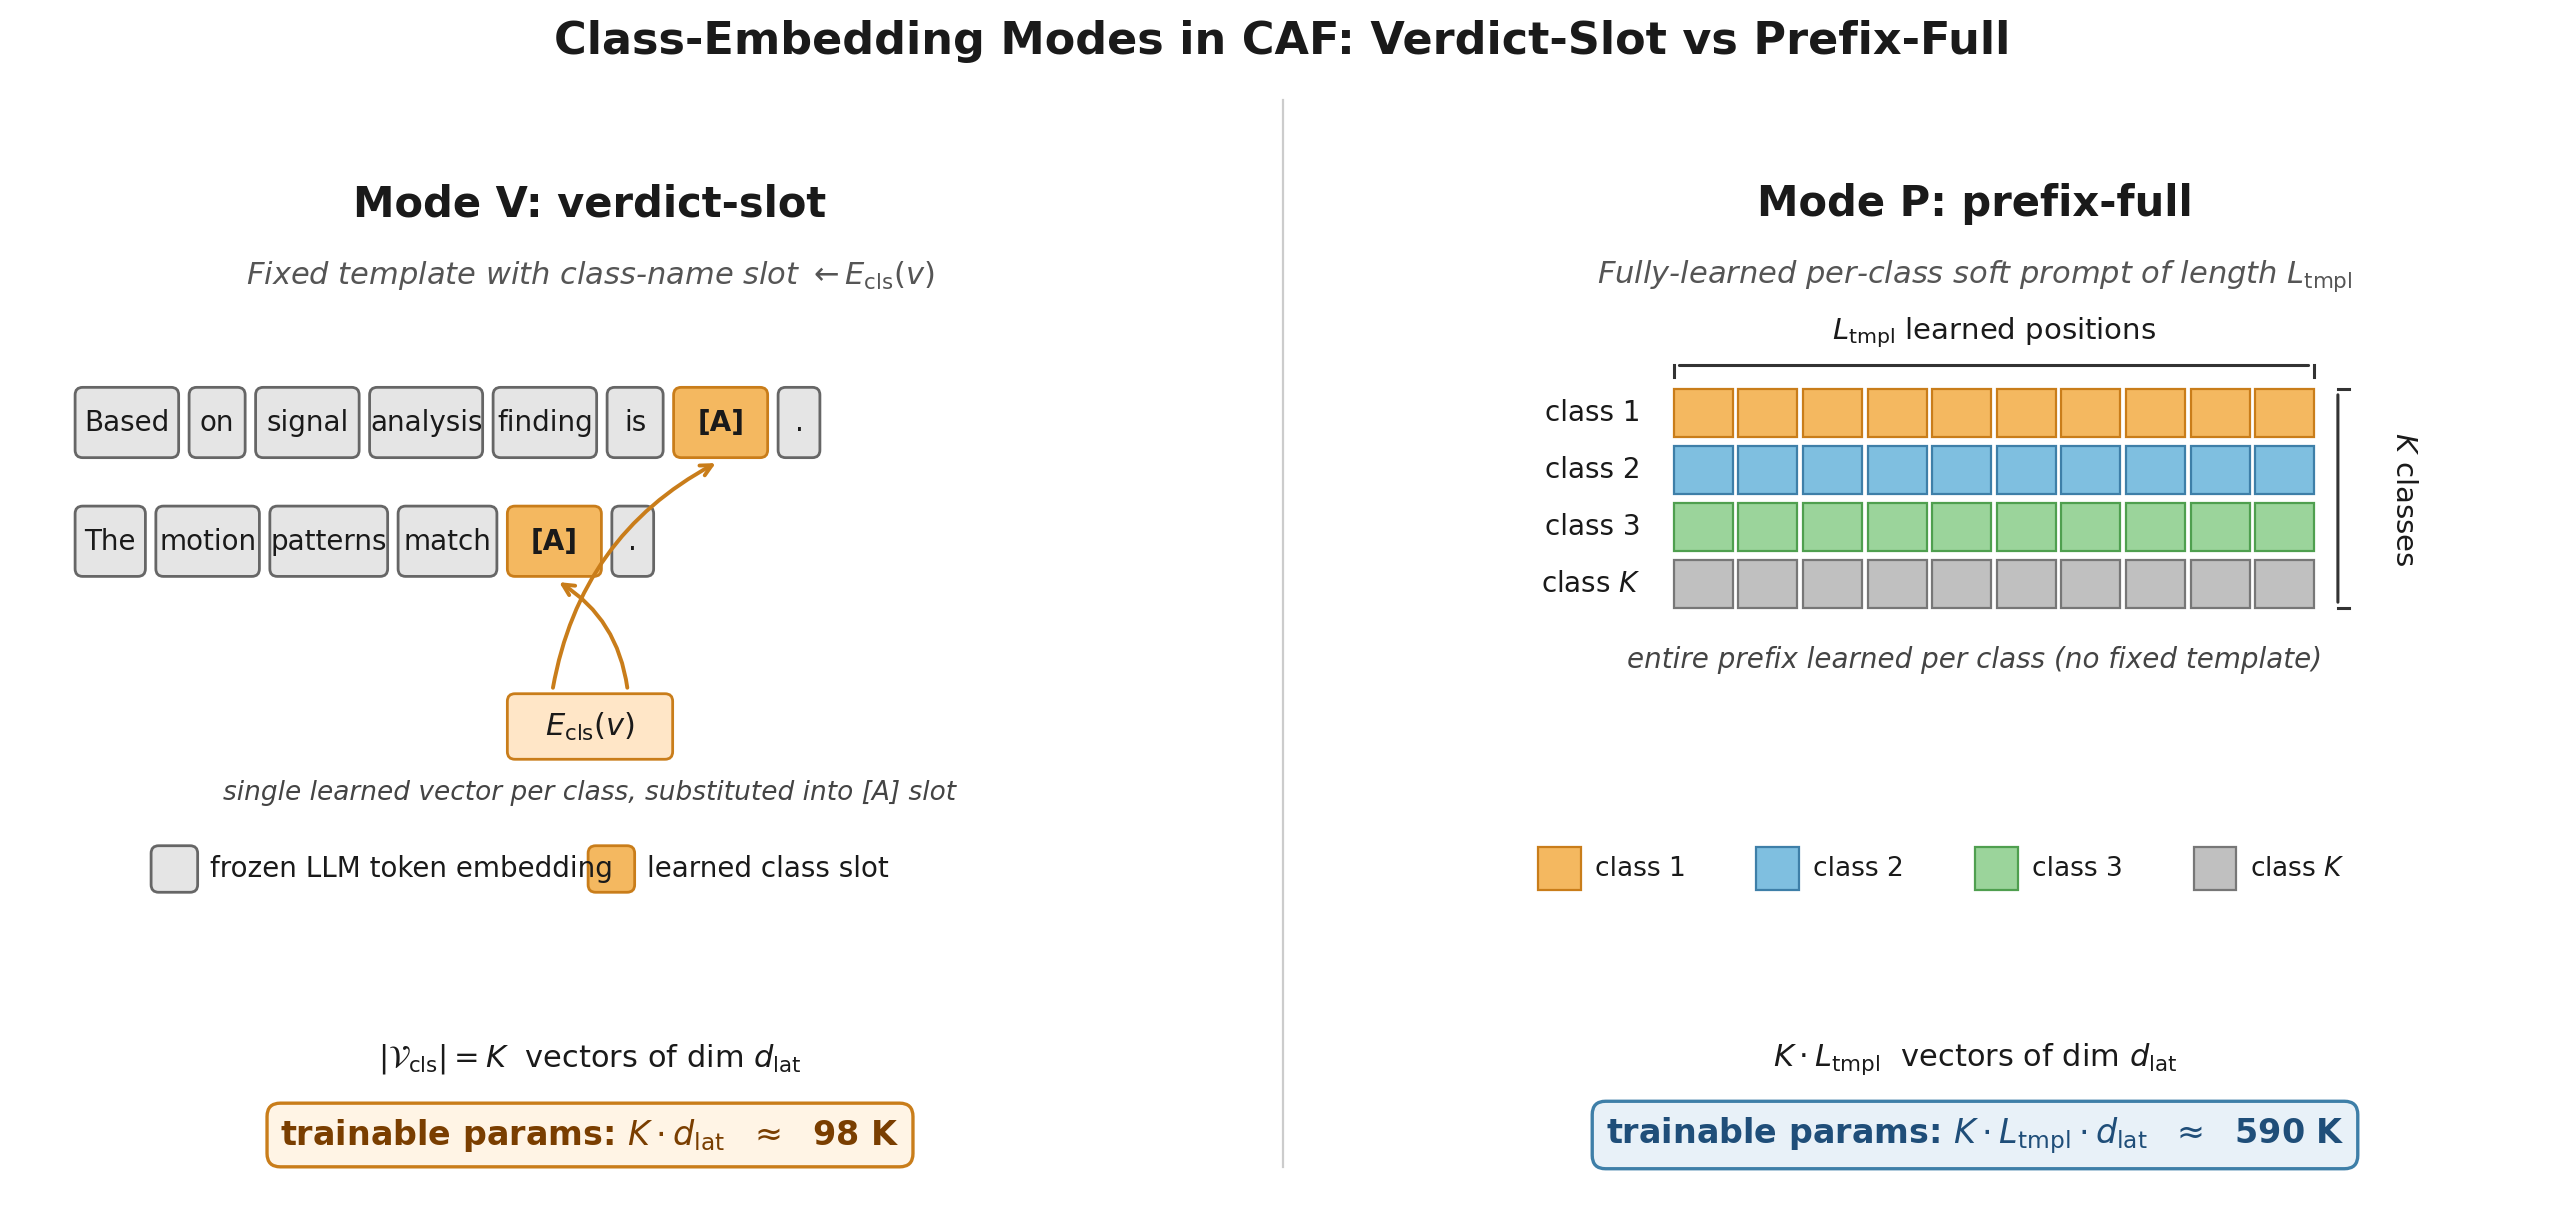

Source code (Python):
"""
fig_004: Mode V vs Mode P Class Embeddings
Side-by-side comparison of verdict-slot (Mode V) and prefix-full (Mode P)
class embeddings in CAF.
"""

import matplotlib.pyplot as plt
import matplotlib.patches as mpatches
from matplotlib.patches import FancyBboxPatch, Rectangle

OUT_PATH = "/home/wangni/notion-figures/classifier-aware-flamingo-caf-a-shared-projector-architectur/fig_004.png"

# Color palette
COL_FIXED = "#E5E5E5"        # fixed template token (gray)
COL_FIXED_EDGE = "#666666"
COL_SLOT = "#F4B860"          # learned class-slot in Mode V (orange)
COL_SLOT_EDGE = "#C97D1A"
COL_CLASS = ["#F4B860", "#7FBFE0", "#9BD49B", "#C0C0C0"]  # K classes in Mode P
COL_CLASS_EDGE = ["#C97D1A", "#3E7FA8", "#4F9F4F", "#777777"]
TEXT_COLOR = "#1A1A1A"

fig, (axL, axR) = plt.subplots(1, 2, figsize=(14, 6.2), dpi=200)
fig.patch.set_facecolor("white")

# Shared y range: 0 (top, title) -> -22 (bottom, params)
Y_TOP = 1.0
Y_BOT = -10.0
for ax in (axL, axR):
    ax.set_xlim(-1, 11)
    ax.set_ylim(Y_BOT, Y_TOP)
    ax.set_aspect("equal")
    ax.axis("off")
    ax.set_facecolor("white")

# ---------------------------------------------------------------
# Helper to draw a rounded token
# ---------------------------------------------------------------
def draw_token(ax, x, y, w, h, text, face, edge, fontsize=10, weight="normal",
               text_color=TEXT_COLOR):
    box = FancyBboxPatch(
        (x, y - h / 2.0), w, h,
        boxstyle="round,pad=0.02,rounding_size=0.08",
        linewidth=1.0, facecolor=face, edgecolor=edge,
    )
    ax.add_patch(box)
    ax.text(x + w / 2.0, y, text, ha="center", va="center",
            fontsize=fontsize, color=text_color, weight=weight)

# ===============================================================
# LEFT panel: Mode V (verdict-slot)
# ===============================================================
axL.text(5, 0.6, "Mode V: verdict-slot",
         ha="center", va="center", fontsize=15, weight="bold", color=TEXT_COLOR)
axL.text(5, -0.15,
         r"Fixed template with class-name slot $\leftarrow E_{\mathrm{cls}}(v)$",
         ha="center", va="center", fontsize=11, color="#555555",
         style="italic")

# ----- Template row 1: "Based on signal analysis , finding is [A] ."
row1_tokens = ["Based", "on", "signal", "analysis", "finding", "is"]
row1_y = -1.7
tok_h = 0.7
x = -0.4
gap = 0.15
widths_row1 = [1.05, 0.55, 1.05, 1.15, 1.05, 0.55]
for tok, w in zip(row1_tokens, widths_row1):
    draw_token(axL, x, row1_y, w, tok_h, tok, COL_FIXED, COL_FIXED_EDGE, fontsize=10)
    x += w + gap

# Slot [A] (Mode V learned class slot)
slot_w = 0.95
draw_token(axL, x, row1_y, slot_w, tok_h, "[A]",
           COL_SLOT, COL_SLOT_EDGE, fontsize=10, weight="bold")
x_slot1 = x
x += slot_w + gap
draw_token(axL, x, row1_y, 0.4, tok_h, ".", COL_FIXED, COL_FIXED_EDGE, fontsize=10)

# ----- Template row 2: "The motion patterns match [A] ."
row2_tokens = ["The", "motion", "patterns", "match"]
row2_y = -2.95
widths_row2 = [0.7, 1.05, 1.2, 1.0]
x = -0.4
for tok, w in zip(row2_tokens, widths_row2):
    draw_token(axL, x, row2_y, w, tok_h, tok, COL_FIXED, COL_FIXED_EDGE, fontsize=10)
    x += w + gap
draw_token(axL, x, row2_y, slot_w, tok_h, "[A]",
           COL_SLOT, COL_SLOT_EDGE, fontsize=10, weight="bold")
x_slot2 = x
x += slot_w + gap
draw_token(axL, x, row2_y, 0.4, tok_h, ".", COL_FIXED, COL_FIXED_EDGE, fontsize=10)

# ----- Annotation: substitution arrow from a "verdict v" pill
verdict_x, verdict_y = 5.0, -4.9
draw_token(axL, verdict_x - 0.85, verdict_y, 1.7, 0.65,
           r"$E_{\mathrm{cls}}(v)$",
           "#FFE6C7", COL_SLOT_EDGE, fontsize=11, weight="bold")

# arrow to slot row1
axL.annotate("", xy=(x_slot1 + slot_w / 2.0, row1_y - tok_h / 2.0 - 0.05),
             xytext=(verdict_x - 0.4, verdict_y + 0.35),
             arrowprops=dict(arrowstyle="->", color=COL_SLOT_EDGE,
                             lw=1.4, connectionstyle="arc3,rad=-0.25"))
# arrow to slot row2
axL.annotate("", xy=(x_slot2 + slot_w / 2.0, row2_y - tok_h / 2.0 - 0.05),
             xytext=(verdict_x + 0.4, verdict_y + 0.35),
             arrowprops=dict(arrowstyle="->", color=COL_SLOT_EDGE,
                             lw=1.4, connectionstyle="arc3,rad=0.25"))

axL.text(verdict_x, verdict_y - 0.7,
         "single learned vector per class, substituted into [A] slot",
         ha="center", va="center", fontsize=9.5, color="#444444", style="italic")

# ----- Legend
leg_y = -6.4
draw_token(axL, 0.4, leg_y, 0.45, 0.45, "", COL_FIXED, COL_FIXED_EDGE)
axL.text(1.0, leg_y, "frozen LLM token embedding", ha="left", va="center",
         fontsize=10, color=TEXT_COLOR)
draw_token(axL, 5.0, leg_y, 0.45, 0.45, "", COL_SLOT, COL_SLOT_EDGE)
axL.text(5.6, leg_y, "learned class slot", ha="left", va="center",
         fontsize=10, color=TEXT_COLOR)

# ----- Parameter count footer
axL.text(5.0, -8.4,
         r"$|\mathcal{V}_{\mathrm{cls}}| = K$  vectors of dim $d_{\mathrm{lat}}$",
         ha="center", va="center", fontsize=11, color=TEXT_COLOR)
axL.text(5.0, -9.2,
         r"trainable params: $K \cdot d_{\mathrm{lat}}$  $\approx$  98 K",
         ha="center", va="center", fontsize=12, weight="bold",
         color="#7A3E00",
         bbox=dict(boxstyle="round,pad=0.4", facecolor="#FFF4E5",
                   edgecolor=COL_SLOT_EDGE, linewidth=1.2))

# ===============================================================
# RIGHT panel: Mode P (prefix-full)
# ===============================================================
axR.text(5, 0.6, "Mode P: prefix-full",
         ha="center", va="center", fontsize=15, weight="bold", color=TEXT_COLOR)
axR.text(5, -0.15,
         r"Fully-learned per-class soft prompt of length $L_{\mathrm{tmpl}}$",
         ha="center", va="center", fontsize=11, color="#555555",
         style="italic")

# K x L_tmpl grid of learned vectors
K = 4
L = 10
cell_w = 0.62
cell_h = 0.50
gap_x = 0.06
gap_y = 0.10
grid_total_w = L * cell_w + (L - 1) * gap_x
grid_x0 = (10 - grid_total_w) / 2.0 + 0.2  # center horizontally a bit
grid_y0 = -1.6

class_labels = ["class 1", "class 2", "class 3", r"class $K$"]
for r in range(K):
    fc = COL_CLASS[r]
    ec = COL_CLASS_EDGE[r]
    y = grid_y0 - r * (cell_h + gap_y)
    # row label
    axR.text(grid_x0 - 0.35, y, class_labels[r], ha="right", va="center",
             fontsize=10, color=TEXT_COLOR)
    for i in range(L):
        x = grid_x0 + i * (cell_w + gap_x)
        rect = Rectangle((x, y - cell_h / 2), cell_w, cell_h,
                         facecolor=fc, edgecolor=ec, linewidth=0.8)
        axR.add_patch(rect)

# Brace for L_tmpl (top)
brace_y = grid_y0 + cell_h / 2 + 0.25
axR.annotate("", xy=(grid_x0, brace_y),
             xytext=(grid_x0 + grid_total_w, brace_y),
             arrowprops=dict(arrowstyle="-", color="#333333", lw=1.1))
# tick marks
for xt in (grid_x0, grid_x0 + grid_total_w):
    axR.plot([xt, xt], [brace_y, brace_y - 0.12], color="#333333", lw=1.1)
axR.text(grid_x0 + grid_total_w / 2, brace_y + 0.35,
         r"$L_{\mathrm{tmpl}}$ learned positions",
         ha="center", va="center", fontsize=10.5, color=TEXT_COLOR)

# Brace for K classes (right)
last_y = grid_y0 - (K - 1) * (cell_h + gap_y)
brace_x = grid_x0 + grid_total_w + 0.25
axR.annotate("", xy=(brace_x, grid_y0 + cell_h / 2),
             xytext=(brace_x, last_y - cell_h / 2),
             arrowprops=dict(arrowstyle="-", color="#333333", lw=1.1))
for yt in (grid_y0 + cell_h / 2, last_y - cell_h / 2):
    axR.plot([brace_x, brace_x + 0.12], [yt, yt], color="#333333", lw=1.1)
axR.text(brace_x + 0.55,
         (grid_y0 + cell_h / 2 + last_y - cell_h / 2) / 2,
         r"$K$ classes", ha="left", va="center", fontsize=10.5,
         color=TEXT_COLOR, rotation=-90)

# Subtitle below grid
axR.text(5.0, last_y - cell_h / 2 - 0.55,
         "entire prefix learned per class (no fixed template)",
         ha="center", va="center", fontsize=10, color="#444444",
         style="italic")

# Legend (color = class)
leg_y = -6.4
leg_x = 0.4
for r in range(K):
    rect = Rectangle((leg_x, leg_y - 0.22), 0.45, 0.45,
                     facecolor=COL_CLASS[r], edgecolor=COL_CLASS_EDGE[r],
                     linewidth=0.8)
    axR.add_patch(rect)
    axR.text(leg_x + 0.6, leg_y, class_labels[r], ha="left", va="center",
             fontsize=9.5, color=TEXT_COLOR)
    leg_x += 2.3

# Parameter count footer
axR.text(5.0, -8.4,
         r"$K \cdot L_{\mathrm{tmpl}}$  vectors of dim $d_{\mathrm{lat}}$",
         ha="center", va="center", fontsize=11, color=TEXT_COLOR)
axR.text(5.0, -9.2,
         r"trainable params: $K \cdot L_{\mathrm{tmpl}} \cdot d_{\mathrm{lat}}$"
         r"  $\approx$  590 K",
         ha="center", va="center", fontsize=12, weight="bold",
         color="#1F4E79",
         bbox=dict(boxstyle="round,pad=0.4", facecolor="#E8F1F8",
                   edgecolor="#3E7FA8", linewidth=1.2))

# ---------------------------------------------------------------
# Super title and divider
# ---------------------------------------------------------------
fig.suptitle("Class-Embedding Modes in CAF: Verdict-Slot vs Prefix-Full",
             fontsize=16, weight="bold", color=TEXT_COLOR, y=0.985)

# Light vertical divider
fig.lines.append(plt.Line2D([0.5, 0.5], [0.06, 0.92],
                            transform=fig.transFigure,
                            color="#CCCCCC", lw=0.8))

plt.tight_layout(rect=[0, 0, 1, 0.95])
plt.savefig(OUT_PATH, dpi=200, bbox_inches="tight", facecolor="white")
plt.close()
print(f"Saved figure to: {OUT_PATH}")
